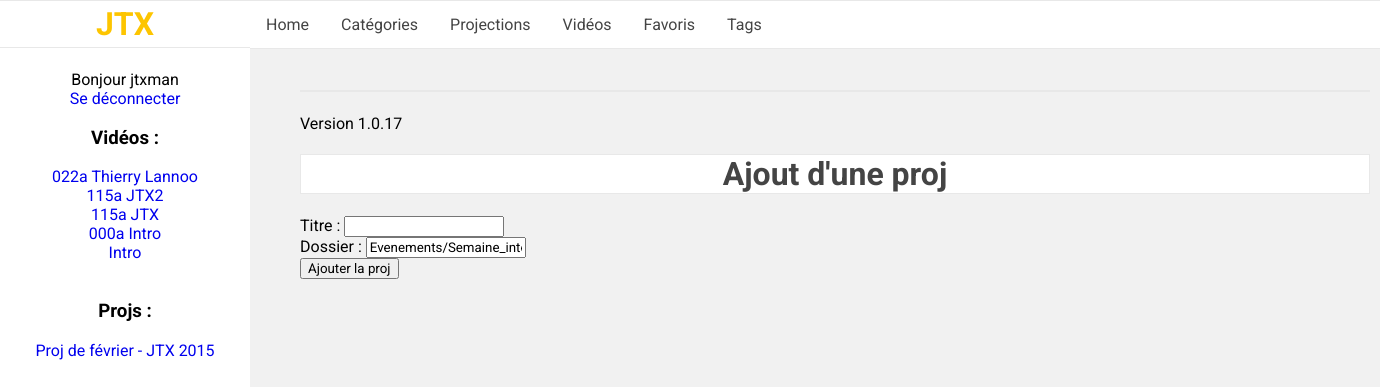
Screenshot of /test/ (signed in) with the database file from the repository.
### videos/models.py (models this page shows, shortened)
class Favorite(models.Model):
    class Meta:
        ordering = ['-date']
        unique_together = (('user', 'video'),)
    user = models.ForeignKey(User)
    video = models.ForeignKey(Video)
    date = models.DateTimeField(auto_now_add = True)

class Video(models.Model):
    class Meta:
        ordering = ['-date']
    titre = models.CharField(max_length=100)
    date = models.DateField(default=datetime.date.today)
    url = models.CharField(max_length=1000)
    views = models.IntegerField(default=0)
    public = models.BooleanField(default=False)
    duree = models.IntegerField(default=0)
    description = models.CharField(max_length=1000, default="Pas de description disponible.")

class Favorite_proj(models.Model):
    class Meta:
        ordering = ['-date']
        unique_together = (('user', 'proj'),)
    user = models.ForeignKey(User)
    proj = models.ForeignKey(Proj)
    date = models.DateTimeField(auto_now_add = True)

class Proj(models.Model):
    class Meta:
        ordering = ['-promo', '-date']
    titre = models.CharField(max_length=100)
    category = models.ForeignKey(Category)
    date = models.DateField(default=datetime.date.today)
    promo = models.IntegerField(default=2015)
    views = models.IntegerField(default=0)
    image = models.CharField(max_length=2000, default="http://cdn.wallpapersafari.com/58/12/nyHXSO.jpg")

### videos/views.py (the view)
# urls.py: url(r'^test/$', views.add_proj, name='add_proj'),
def add_proj(request):
    base_url = "http://binet-jtx.com/videos"
    base_folder = "/nfs/serveur/ftp"
    extensions_acceptees = ['mp4', 'avi']
    p = request.POST
    context = {}
    if 'folder' in p and 'titre' in p:
        folder = str(p['folder'])
        titre_proj = p['titre']
        c = Category.objects.get(pk = 10)
        p = Proj(titre = titre_proj, category = c)
        p.save()
        files = [str(f) for f in listdir(str(base_folder + "/" + folder)) if str(f)[-3:] in extensions_acceptees]
        files.sort()
        i = 1
        for f in files:
            base = '.'.join(f.split('.')[:-1])
            filename = str(base_folder + "/" + folder + "/" + f)
            ld = 0
            d = 0
            if len(ld) > 0:
                dd = ld[0].duration
                d = int(float(dd if dd != "N/A" else "0"))
            v = Video(titre = base.replace('_', ' '), url = base_url + "/" + folder + "/" + f, duree=d)
            v.save()
            r = Relation_proj(proj = p, video = v, ordre = i)
            r.save()
            i += 1
            context['message'] = u'Proj "' + titre_proj + u'" ajoutée avec succès !'
    else:
        context['message'] = "Version 1.0.17"
    return render(request, 'add_proj.html', context)

### videos/templates/add_proj.html (shortened to what this page needs)
{% extends 'base.html' %}
{% block body %}
{% if message %}
{{message}}
{% endif %}
<h1>Ajout d'une proj</h1>
<form action="{% url 'add_proj' %}" method="post">
    <label for="titre">Titre :</label>
    <input type="text" name="titre"/>
    <br/>
    <label for="folder">Dossier :<label>
    <input type="text" name="folder" value="Evenements/Semaine_internationale/Houlgate_2017/MQ"/>
    <br/>
    <input type="submit" value="Ajouter la proj"/>
</form>
{% endblock %}

### videos/templates/base.html (shortened to what this page needs)
{% load static %}
<!DOCTYPE html>
<html>
<head>
  <link rel="stylesheet" href="{% static 'style.css' %}"/>
</head>
<body>
<div id="lateral_bar">
    <h1> JTX </h1>
    {% if request.user.is_authenticated %}
        Bonjour {{ request.user.username }}
        <br/>
        <a href="{% url 'logout' %}">Se déconnecter</a>
        <br/>
        <h3>Vidéos :</h3>
        {% for f in request.user.favorite_set.all %}
        <a href="{% url 'video' f.video.id %}">{{ f.video.titre }}</a>
        <br/>
        {% endfor %}
        <br/>
        <h3>Projs :</h3>
        {% for f in request.user.favorite_proj_set.all %}
        <a href="{% url 'proj' f.proj.id %}">{{ f.proj.titre }}</a>
        <br/>
        {% endfor %}
    {% else %}
        <a href="{% url 'login' %}?next={% url 'index' %}">Se connecter</a>
    {% endif %}
</div>
<div id="central">
	<div id="navigation_bar">"
    <ul>
        <li><a href="{% url 'index' %}">Home</a></li>
        <li><a href="{% url 'categories' %}">Catégories</a></li>
        <li><a href="{% url 'projs' 1 %}">Projections</a></li>
        <li><a href="{% url 'videos' 1 %}">Vidéos</a></li>
        {% if request.user.is_authenticated %}
            <li><a href="{% url 'favorites' 1 %}">Favoris</a></li>
        {% endif %}
        <li><a href="{% url 'tags' %}">Tags</a></li>
    </ul>
	</div>
	<div id="body">
    {% if titre_tag %}
        <span class="tag" style="font-size:30px">{{titre}}</span><br/><br/>
    {% else %}
        <h1>{{titre}}</h1>
    {% endif %}
    {% block body %}
    {% endblock %}
	</div>
</div>
</body>
</html>

### videos/static/style.css (style rules this page uses)
* { font-family: Roboto; }
#lateral_bar { position: absolute; top:0; bottom:0; width:250px; background-color: #ffffff; margin-top:-21px; text-align:center; position: fixed; }
#central { position: absolute; top: 0; bottom:0; margin-left: 250px; }
#body { padding-top: 20px; width:1070px; margin-left:50px; margin-top:30px; }
body { padding: 0; margin:0; background-color: #f1f1f1; }
h1 { color:#444444; background-color:white; text-align:center; border-style: solid; border-width: 1px; border-color:#e8e8e8; }
a { text-decoration: none; }
#navigation_bar ul { list-style-type: none; margin: 0; padding: 0; overflow: hidden; background-color: #ffffff; position: fixed; top: 0; width: 100%; border-style: solid; border-width: 1px; border-color:#e8e8e8; border-right-width:0px; border-left-width:0px; }
#navigation_bar li { float: left; }
#navigation_bar li a { display: block; color: #444444; text-align: center; padding: 14px 16px; text-decoration: none; }
#lateral_bar h1 { font-style:bold; padding-top:4px; padding-bottom:4px; color:#fdc500; border-right-width:0px; border-left-width:0px; }
#lateral_bar a { padding-top:5px; padding-bottom:5px; }

### rows the page displays
Favorite: video.titre "022a Thierry Lannoo"
Favorite: video.titre "115a JTX2"
Favorite: video.titre "115a JTX"
Favorite: video.titre "000a Intro"
Favorite: video.titre "Intro"
Favorite_proj: proj.titre "Proj de février - JTX 2015"

### other values shown
{{ request.user.username }} "jtxman"
{{ message }} "Version 1.0.17"
